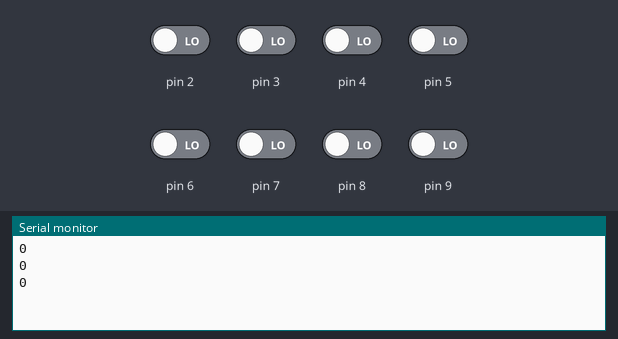
Recording of a sketch running on a simulated Arduino Uno, built with avr-gcc and run on an emulated ATmega328P. Parts: the last lines printed to the serial monitor. The test bench sets the inputs (shaded band); at power-on: pin 2–9 LOW.

Above: at 6.8 s.
6.9 s: pin 2 driven HIGH
At 9.9 s:
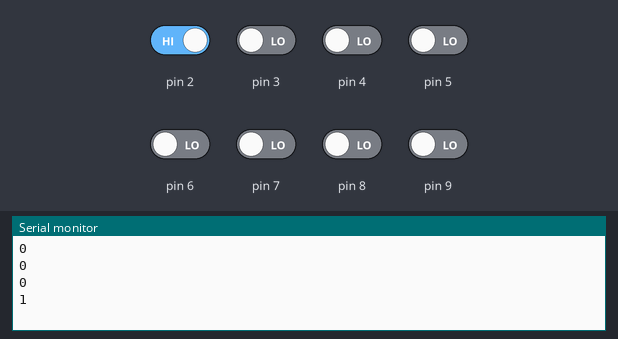
10.8 s: pin 3 driven HIGH
At 13.4 s:
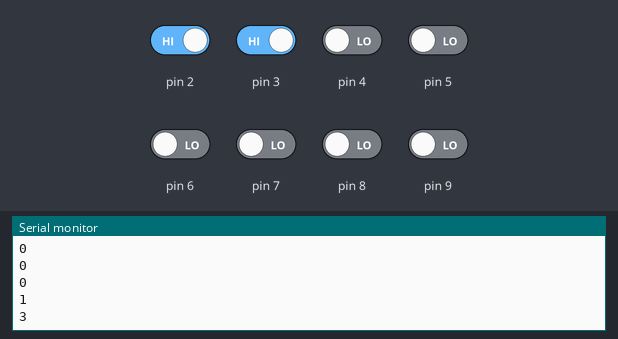
14.7 s: pin 4 driven HIGH
At 15.7 s:
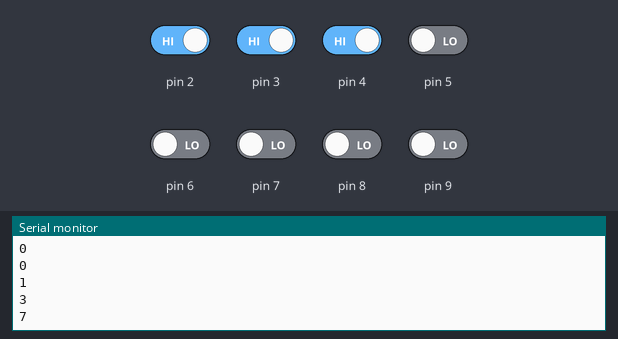
18.6 s: pin 5 driven HIGH
At 21.5 s:
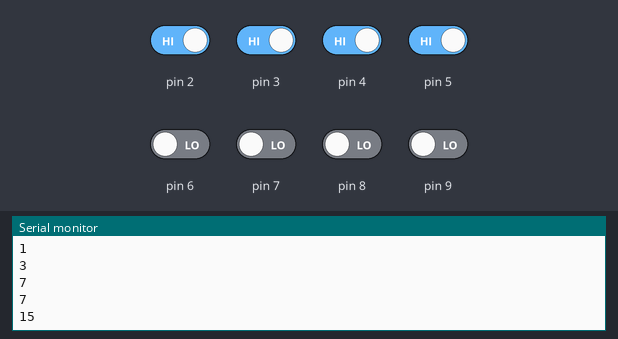
22.5 s: pin 6 driven HIGH
At 25.0 s:
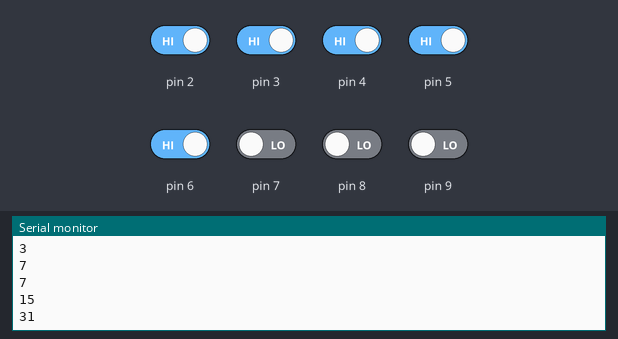
26.4 s: pin 7 driven HIGH
At 28.5 s:
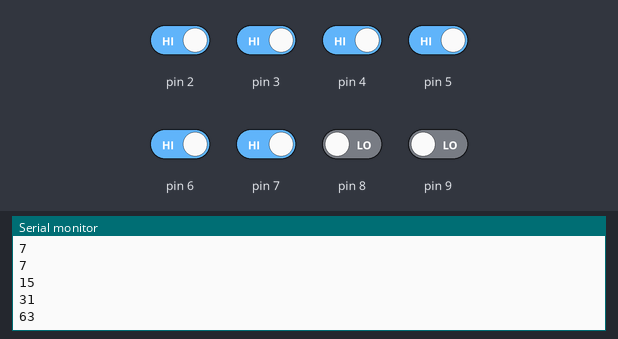
Timing chart, 0 to 30.0 s (numbered marks = the images above; inputs shaded):
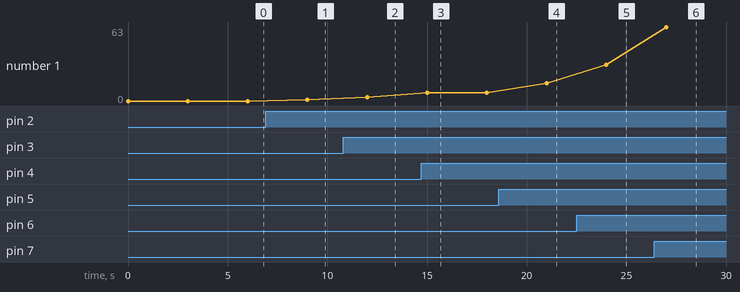

Measured:
- after the input at 6.9 s, the serial monitor: prints a new line after 2.1 s (image 1)
- after the input at 10.8 s, the serial monitor: prints a new line after 1.2 s (image 2)
- after the input at 14.7 s, the serial monitor: prints a new line after 0.30 s (image 3)
- after the input at 18.6 s, the serial monitor: prints a new line after 2.4 s (image 4)
- after the input at 22.5 s, the serial monitor: prints a new line after 1.5 s (image 5)
- after the input at 26.4 s, the serial monitor: prints a new line after 0.60 s (image 6)
- plotted number 1: 0 → 1 after the input at 6.9 s, 1 → 3 after the input at 10.8 s, 3 → 7 after the input at 14.7 s, 7 → 15 after the input at 18.6 s, 15 → 31 after the input at 22.5 s

The sketch:

temperature.ino
```cpp
void setup() {
  Serial.begin(9600);
}

void loop() {
  byte adc = 0;
  for (int i = 2; i  < 10; ++i) {
    if(digitalRead(i) == HIGH){
      adc |= (1 << (i - 2));
    }
  }

  Serial.println(adc);
  delay(3000);
}
```
